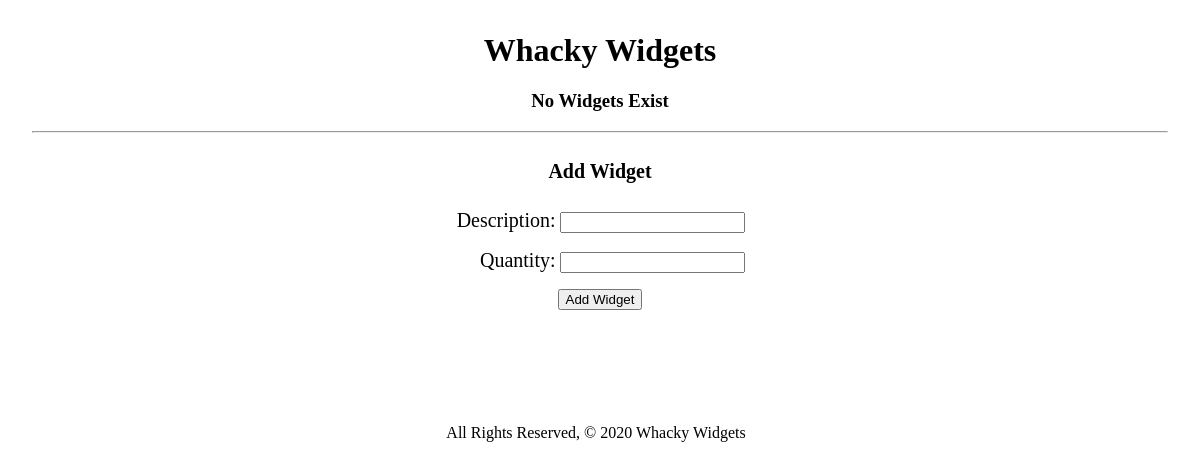
The app's page /, older data.
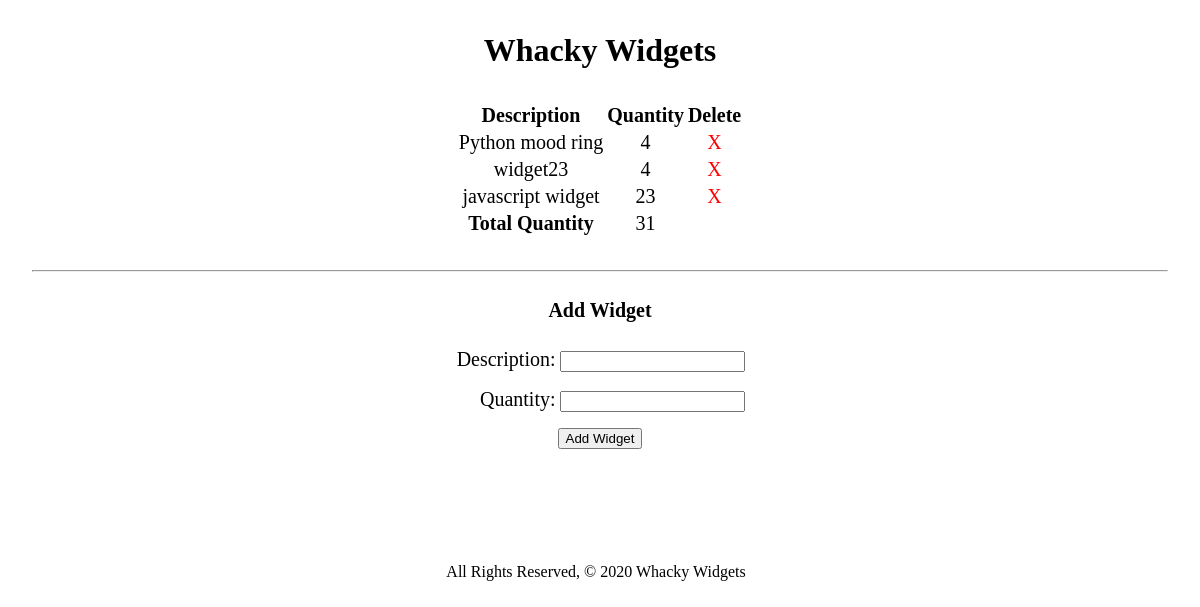
The same page, newer data.
### main_app/models.py (models this page shows, shortened)
class Widget(models.Model):
    description = models.CharField(max_length=100)
    quantity = models.IntegerField()

### main_app/views.py (the view)
# urls.py: path('', views.widget_index, name='widget_index'),
def widget_index(request):
    total_quantity = Widget.objects.aggregate(
        total_quantity=Sum('quantity')).get('total_quantity')
    widgets = Widget.objects.all()
    widget_form = WidgetForm()
    return render(request, 'widgets/index.html', {'widgets': widgets, 'widget_form': widget_form, 'total_quantity': total_quantity})

### main_app/forms.py
class WidgetForm(ModelForm):
    class Meta:
        model = Widget
        fields = ['description', 'quantity']

### main_app/templates/widgets/index.html (shortened to what this page needs)
{% extends 'base.html' %} {% block content %}
    <h1>Whacky Widgets</h1>
        {% if widgets.count == 0 %}
        <h3>No Widgets Exist</h3>
        {% else %}
            <table class="pure-table pure-table-striped">
                <thead>
                <tr>
                    <th>Description</th>
                    <th>Quantity</th>
                    <th>Delete</th>
                </tr>
                </thead>
               <tbody>
                {% for widget in widgets %}
                <tr>
                    <td>{{widget.description}}</td>
                    <td>{{widget.quantity}}</td>
                    <td><a href="{% url 'widget_delete' widget.id %}">X</a></td>
                </tr>
                {% endfor %}
                <tr>
                    <td id="bold" >Total Quantity</td>
                    <td> {{total_quantity}}</td>
                    <td></td>
                </tr>
               </tbody>
            </table>
        {% endif %}
    <hr />
    <h4>Add Widget</h4>
        <form class="pure-form" action="{% url 'add_widget' %}" method="post">
        {% csrf_token %} {{ widget_form.as_p }}
        <input class="label" type="submit" class="pure-button" value="Add Widget" />
        </form>
</body>
{% endblock %}

Row changes from the older to the newer data that the page shows:
added Widget: description "Python mood ring", quantity "4"
added Widget: description "widget23", quantity "4"
added Widget: description "javascript widget", quantity "23"
Text that changed along with them:
{{ total_quantity }}: (not shown) → "31"
text no longer shown: "No Widgets Exist"
text now shown: "Description Quantity Delete Total Quantity"
